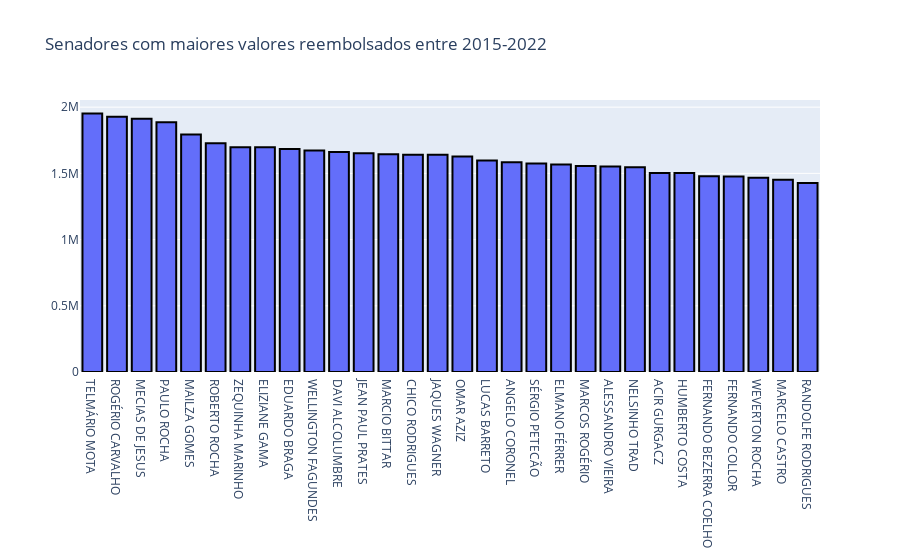

The notebook cell this image was saved under:
### Code cell
fig = go.Figure(
    data=[go.Bar(x=acc_pay.SENADOR, y=acc_pay['VALOR_REEMBOLSADO'])],
    layout_title_text="Senadores com maiores valores reembolsados entre 2015-2022")

fig.update_traces(textfont_size=20, marker=dict(line=dict(color='#000000', width=2)))
fig.show()

### Figure 1 — Plotly figure (JSON) as saved in the notebook; plotly's stock layout.template omitted (floating-point values rounded to 4 significant figures)
{"data": [{"marker": {"line": {"color": "#000000", "width": 2}}, "textfont": {"size": 20}, "type": "bar", "x": ["TELMÁRIO MOTA", "ROGÉRIO CARVALHO", "MECIAS DE JESUS", "PAULO ROCHA", "MAILZA GOMES", "ROBERTO ROCHA", "ZEQUINHA MARINHO", "ELIZIANE GAMA", "EDUARDO BRAGA", "WELLINGTON FAGUNDES", "DAVI ALCOLUMBRE", "JEAN PAUL PRATES", "MARCIO BITTAR", "CHICO RODRIGUES", "JAQUES WAGNER", "OMAR AZIZ", "LUCAS BARRETO", "ANGELO CORONEL", "SÉRGIO PETECÃO", "ELMANO FÉRRER", "MARCOS ROGÉRIO", "ALESSANDRO VIEIRA", "NELSINHO TRAD", "ACIR GURGACZ", "HUMBERTO COSTA", "FERNANDO BEZERRA COELHO", "FERNANDO COLLOR", "WEVERTON ROCHA", "MARCELO CASTRO", "RANDOLFE RODRIGUES"], "y": [1951000.0, 1928000.0, 1913000.0, 1885000.0, 1793000.0, 1727000.0, 1698000.0, 1698000.0, 1684000.0, 1672000.0, 1660000.0, 1652000.0, 1645000.0, 1641000.0, 1641000.0, 1628000.0, 1597000.0, 1584000.0, 1575000.0, 1567000.0, 1556000.0, 1553000.0, 1546000.0, 1503000.0, 1502000.0, 1478000.0, 1476000.0, 1466000.0, 1452000.0, 1427000.0]}], "layout": {"title": {"text": "Senadores com maiores valores reembolsados entre 2015-2022"}}}
